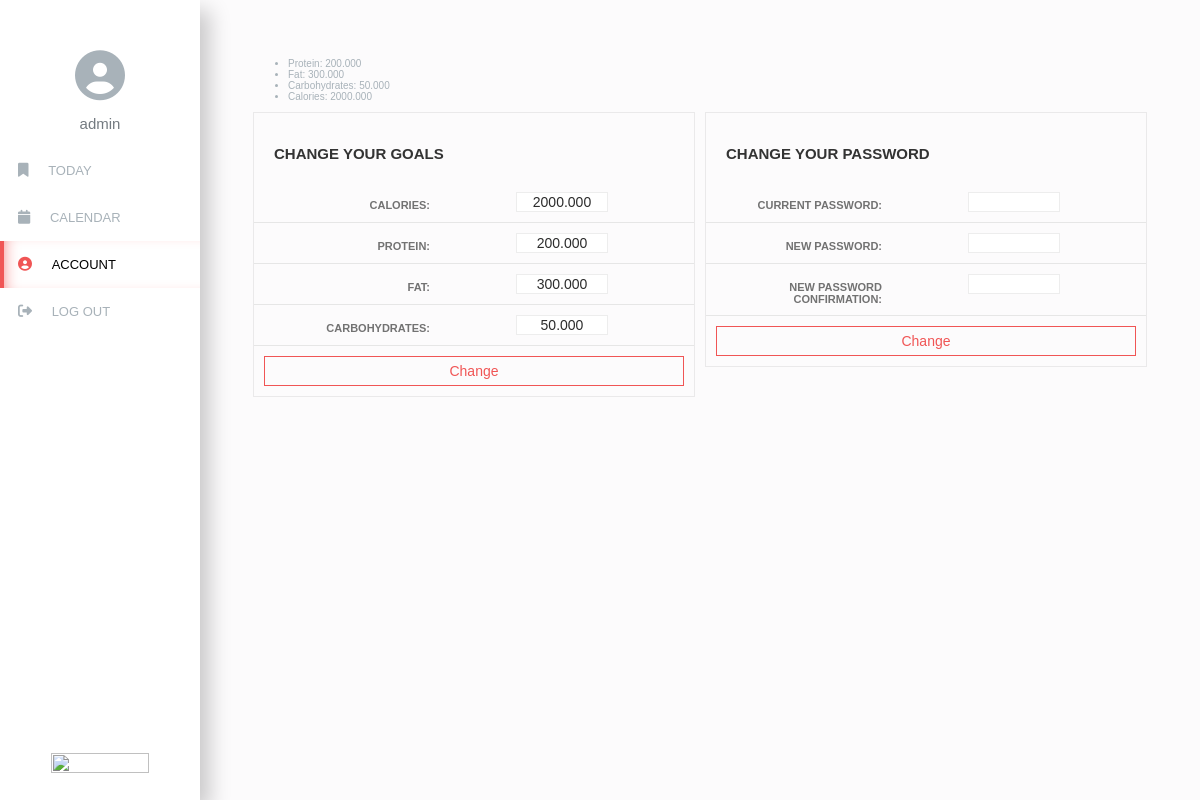
Page /account (signed in) on the committed database.
### profiler/models.py (models this page shows)
class Goal(models.Model):
    user = models.OneToOneField(User, on_delete=models.CASCADE)
    calories = models.DecimalField(max_digits=10, decimal_places=3)
    protein = models.DecimalField(max_digits=10, decimal_places=3)
    fat = models.DecimalField(max_digits=10, decimal_places=3)
    carbs = models.DecimalField(max_digits=10, decimal_places=3)

### profiler/views.py (the view, shortened to what this page needs)
# urls.py: path("account", views.account, name="account"),
@login_required(login_url='/login', redirect_field_name=None)
@csrf_exempt
def account(request):
    if request.method == "GET":
        goals = Goal.objects.get(user=request.user)
        return render(request, "profiler/account.html", {
            'goals': goals
        })

### profiler/templates/profiler/account.html (shortened to what this page needs)
{% extends "profiler/layout.html" %}
{% load static %}
{% block nav_date %}
    <a class="menu__item" href="{% url 'today' %}">
        <i class="menu__icon fas fa-bookmark"></i>
        <span class="menu__text">Today</span>
    </a>
    <a class="menu__item" href="{% url 'calendar' %}">
        <i class="menu__icon fas fa-calendar"></i>
        <span class="menu__text">calendar</span>
    </a>
    <a class="menu__item menu__item--active" href="{% url 'account' %}">
        <i class="menu__icon fas fa-user-circle"></i>
        <span class="menu__text">account</span>
    </a>
{% endblock %}
{% block body %}
    <div>
        <ul>
            <li>Protein: <span class="goal-protein">{{ goals.protein }}</span></li>
            <li>Fat: <span class="goal-fat">{{ goals.fat }}</span></li>
            <li>Carbohydrates: <span class="goal-carbs">{{ goals.carbs }}</span></li>
            <li>Calories: <span class="goal-calories">{{ goals.calories }}</span></li>
        </ul>
    </div>
    <div class="main-container">
        <div class="form-container">
            <div class="form-heading">
                <h2>Change your Goals</h2>
            </div>
            <form class="form" id="change-goal-form">
                <div class="input-container">
                    <label for="calories">Calories:</label>
                    <div class="input-div">
                        <input class="form-input" type="text" name="calories" id="calories" value="{{ goals.calories }}">
                    </div>
                </div>
                <div class="input-container">
                    <label for="protein">Protein:</label>
                    <div class="input-div">
                        <input class="form-input" type="text" name="protein" id="protein" value="{{ goals.protein }}">
                    </div>
                </div>
                <div class="input-container">
                    <label for="fat">Fat:</label>
                    <div class="input-div">
                        <input class="form-input" type="text" name="fat" id="fat" value="{{ goals.fat }}">
                    </div>
                </div>
                <div class="input-container">
                    <label for="carbs">Carbohydrates:</label>
                    <div class="input-div">
                        <input class="form-input" type="text" name="carbs" id="carbs" value="{{ goals.carbs }}">
                    </div>
                </div>
                <div class="btn-container">
                    <input class="btn" type="submit" value="Change">
                </div>
            </form>
        </div>
        <div class="form-container">
            <div class="form-heading">
                <h2>Change your Password</h2>
            </div>
            <form class="form" id="change-pass-form">
                <div class="input-container">
                    <label for="current-pass">Current password:</label>
                    <div class="input-div">
                        <input class="form-input" type="password" name="current-pass" id="current-pass">
                    </div>
                </div>
                <div class="input-container">
                    <label for="new-pass">New password:</label>
                    <div class="input-div">
                        <input class="form-input" type="password" name="new-pass" id="new-pass">
                    </div>
                </div>
                <div class="input-container">
                    <label for="new-pass-confirmation">New password confirmation:</label>
                    <div class="input-div">
                        <input class="form-input" type="password" name="new-pass-confirmation" id="new-pass-confirmation">
                    </div>
                </div>
                <div class="btn-container">
                    <input class="btn" type="submit" value="Change">
                </div>
            </form>
        </div>
    </div>
{% endblock %}

### profiler/templates/profiler/layout.html (shortened to what this page needs)
{% load static %}
<!DOCTYPE html>
<html lang='en'>
    <head>
        <link href="{% static 'profiler/layout.css' %}" rel="stylesheet">
        <link href="{% static 'profiler/calendar_style.css' %}" rel="stylesheet">
        <link href="{% static 'profiler/day.css' %}" rel="stylesheet">
        <link href="{% static 'profiler/account.css' %}" rel="stylesheet">
    </head>
    <body>
        <div class="wrapper">
            <main class="main">
                {% block body %}
                {% endblock %}
            </main>
            <sidebar>
                <div class="logo"></div>
                <div class="avatar">
                <div class="avatar__img">
                    <i class="fas fa-user-circle"></i>
                </div>
                <div class="avatar__name">{{ user.username }}</div>
                </div>
                <nav class="menu">
                    {% block nav_date %} {% endblock %}
                    <a class="menu__item" href="{% url 'logout' %}">
                        <i class="menu__icon fas fa-sign-out-alt"></i>
                        <span class="menu__text">log out</span>
                    </a>
                    <a class="menu__atributes" href="https://platform.fatsecret.com">
                        <img src="https://platform.fatsecret.com/api/static/images/powered_by_fatsecret.png" srcset="https://platform.fatsecret.com/api/static/images/powered_by_fatsecret_2x.png 2x, https://platform.fatsecret.com/api/static/images/powered_by_fatsecret_3x.png 3x" border="0"/>
                    </a>
                </nav>
            </sidebar>
        </div>
    </body>
</html>

### profiler/static/profiler/layout.css (style rules this page uses)
html { font-size: 62.5%; }
.wrapper { display: grid; grid-template-rows: 70px 1fr 70px; grid-template-columns: 1fr; grid-template-areas: "sidebar" "content"; width: 100vw; height: 100vh; }
@media screen and (min-width: 850px) { .wrapper { grid-template-columns: 200px 5fr; grid-template-rows: 1fr; grid-template-areas: "sidebar content"; } }
@media screen and (min-width: 850px) { sidebar { position: fixed; top: 0; left: 0; height: 100%; width: 200px; padding-right: 0; } }
main { grid-area: content; padding: 48px; }
sidebar { grid-area: sidebar; display: grid; grid-template-columns: 1fr 3fr 1fr; grid-template-rows: 3fr 1fr; grid-template-areas: "logo menu avatar"; }
.logo { display: flex; align-items: center; justify-content: center; }
.avatar { grid-area: avatar; display: flex; align-items: center; flex-direction: row-reverse; }
.avatar__name { flex: 1; text-align: right; margin-right: 1em; }
.avatar__img > i { display: block; font-size: 5rem; }
.menu { grid-area: menu; display: flex; align-items: center; justify-content: space-evenly; }
.logo { grid-area: logo; }
.menu__text { display: none; }
.menu__atributes { position: absolute; bottom: 25px; width: 100%; text-align: center; transition: transform .3s ease-out; }
.menu__atributes img { height: 70%; width: 70%; }
@media screen and (min-width: 850px) { sidebar { grid-template-areas: "logo" "avatar" "menu"; grid-template-columns: 1fr; grid-template-rows: 50px auto 1fr; } }
@media screen and (min-width: 850px) { .menu { flex-direction: column; align-items: normal; justify-content: flex-start; } }
@media screen and (min-width: 850px) { .menu__text { display: inline-block; } }
@media screen and (min-width: 850px) { .avatar { flex-direction: column; } }
@media screen and (min-width: 850px) { .avatar__name { margin: 1em 0; } }
@media screen and (min-width: 850px) { .menu__atributes img { height: 70%; width: 70%; } }
:root { --red: rgb(240, 85, 85); --red2: rgb(200, 70, 70); --red3: rgb(150, 80, 80); }
body { font-family: "Poppins", sans-serif; font-weight: 100; color: #A8B2B9; margin: 0; }
sidebar { background-color: white; box-shadow: 10px 10px 20px rgba(0, 0, 0, 0.2); }
main { background-color: #FCFBFC; }
.avatar__name { font-size: 1.5rem; color: #737a80; font-weight: 300; }
.menu__item { text-transform: uppercase; font-size: 1.3rem; font-weight: 500; padding: 16px 16px 16px 14px; border-left: 4px solid transparent; color: inherit; text-decoration: none; transition: color ease 0.3s; }
.menu__item--active .menu__icon { color: var(--red); }
.menu__item--active .menu__text { color: black; }
.menu__icon { font-size: 3rem; }
@media screen and (min-width: 850px) { .menu__icon { font-size: 1.4rem; padding-right: 16px; } }
@media screen and (min-width: 850px) { .menu__item--active { border-left: 4px solid var(--red); box-shadow: inset 10px 0px 17px -13px var(--red); } }

### profiler/static/profiler/day.css (style rules this page uses)
div { display: block; }
.btn-container { width: auto; }

### profiler/static/profiler/account.css (style rules this page uses)
.main-container { width: 100%; display: table; }
.form-container { position: relative; margin-left: 5px; margin-right: 5px; float: left; width: calc(50% - 12px); border: 1px solid rgba(0,0,0,.07); }
.form-heading { padding: 20px 20px 7px; position: relative; }
.form-heading h2 { text-transform: uppercase; font-weight: 600; color: #333; }
.input-container { border-bottom: 1px solid #e6e6e6; padding-bottom: 10px; display: table; width: 100%; padding-top: 10px; color: #505050; }
.input-container label { font-size: 11px; text-transform: uppercase; font-weight: 600; opacity: 0.8; text-align: right; width: 40%; padding-top: 7px; position: relative; float: left; }
.input-div { width: 60%; position: relative; float: left; text-align: center; }
.form-input { border: 1px solid rgba(0,0,0,.07); color: #2c2c2c; font-size: 14px; font-weight: 400; padding-left: 15px; padding-right: 15px; width: 60px; text-align: center; }
.btn-container { padding: 10px; display: table; width: 100%; }
.btn { border: 1px solid #f0f0f0; background-color: transparent; color: var(--red); border-color: var(--red); font-size: 14px; font-weight: 400; text-align: center; width: calc(100% - 20px); display: block; padding: 6px 12px; position: relative; cursor: pointer; }

### rows in the picture
Goal: protein "200.000", fat "300.000", carbs "50.000", calories "2000.000"

### other values in the picture
{{ user.username }} "admin"
